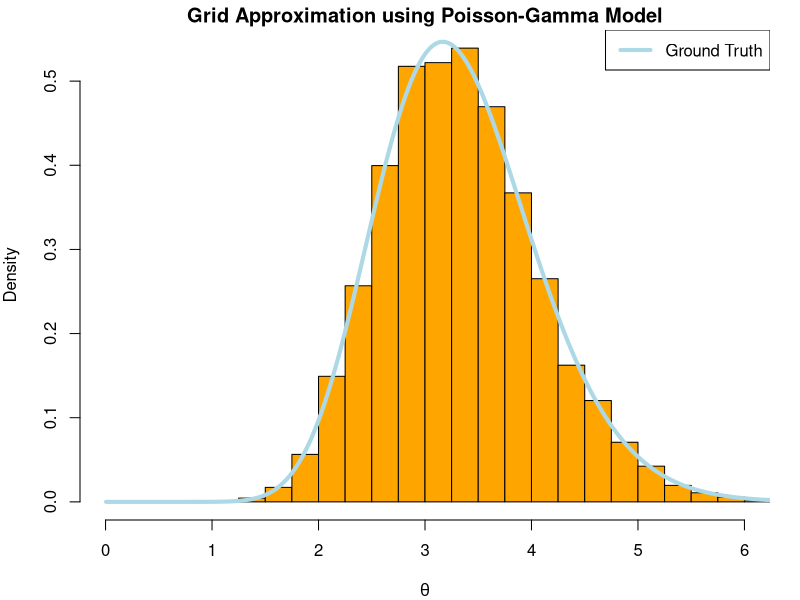
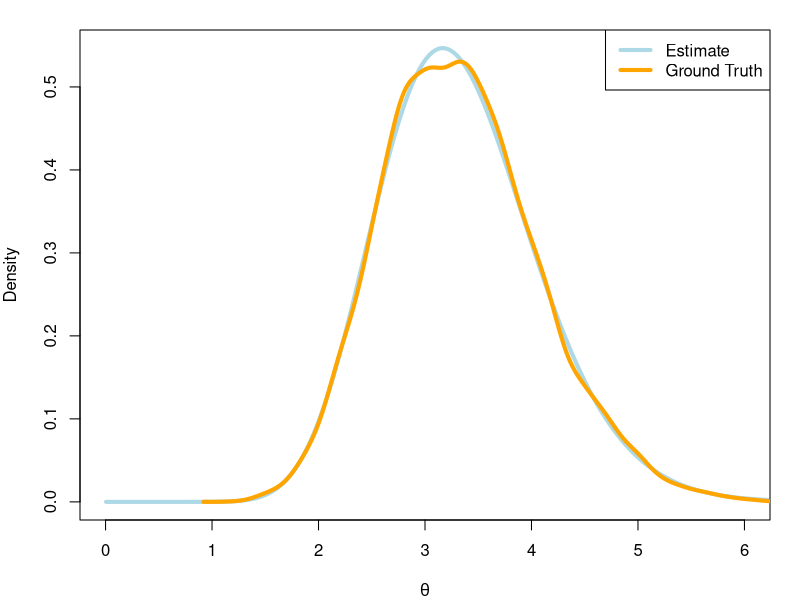
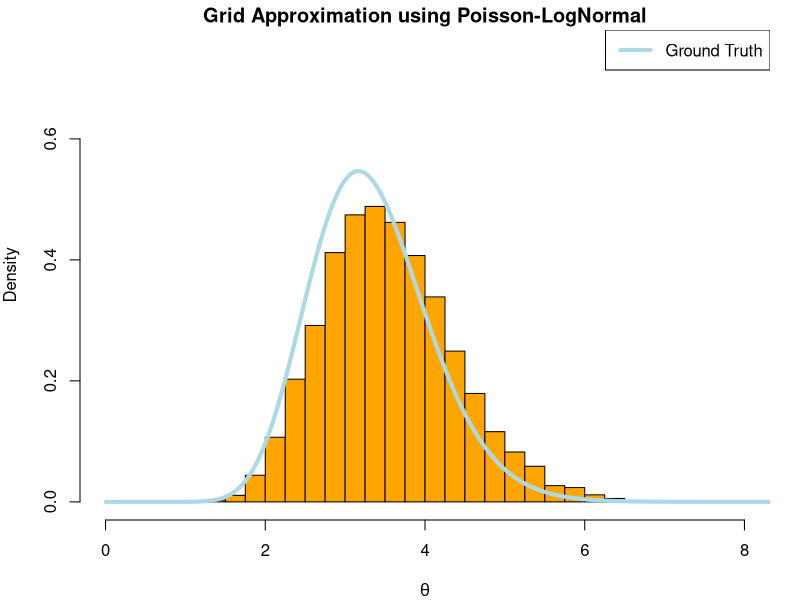
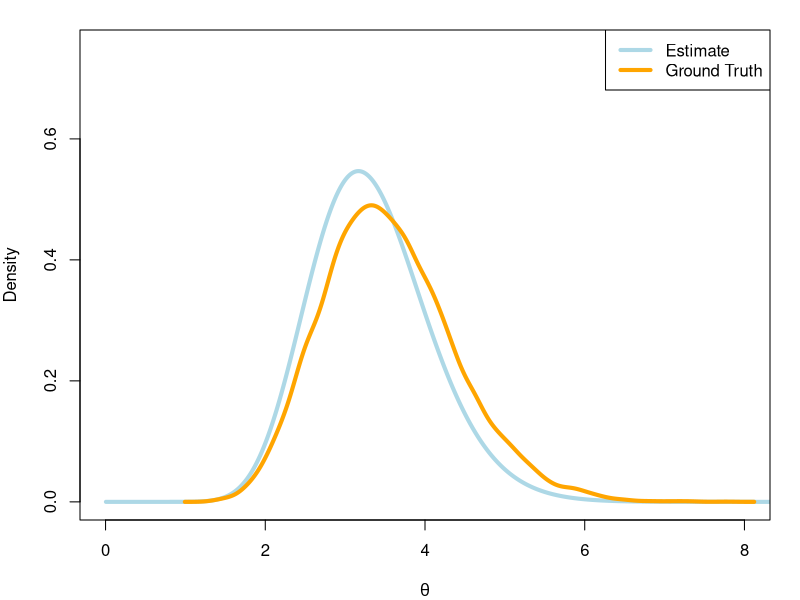
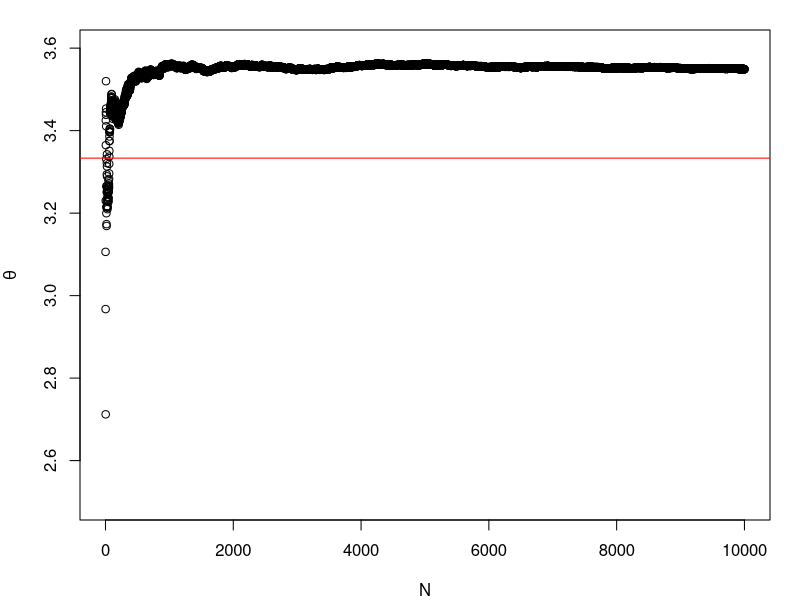
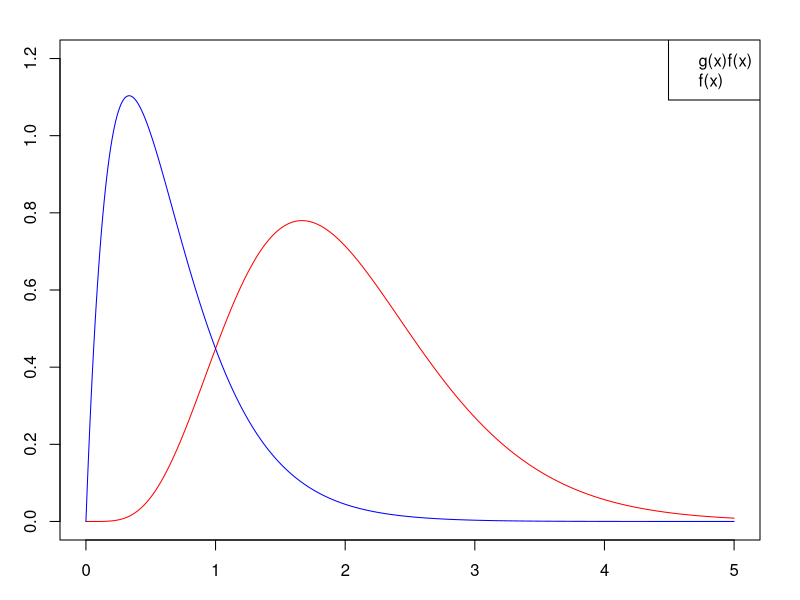
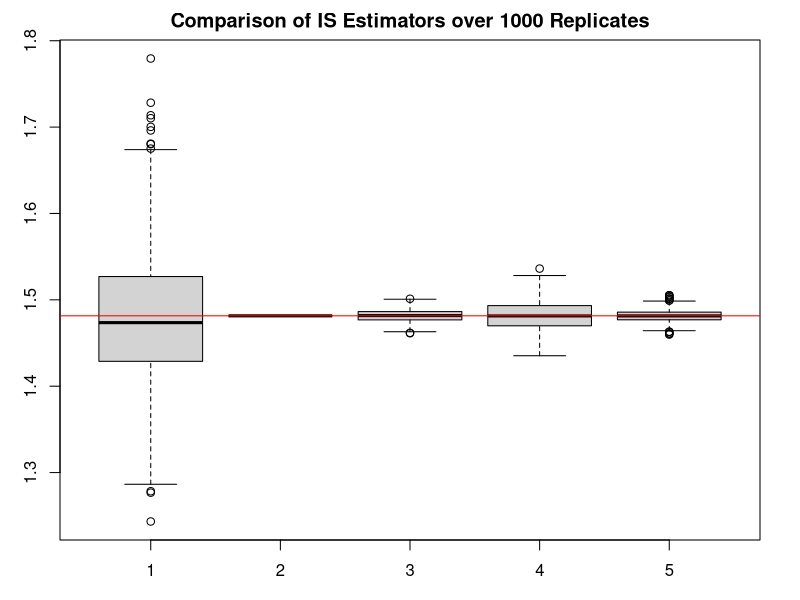
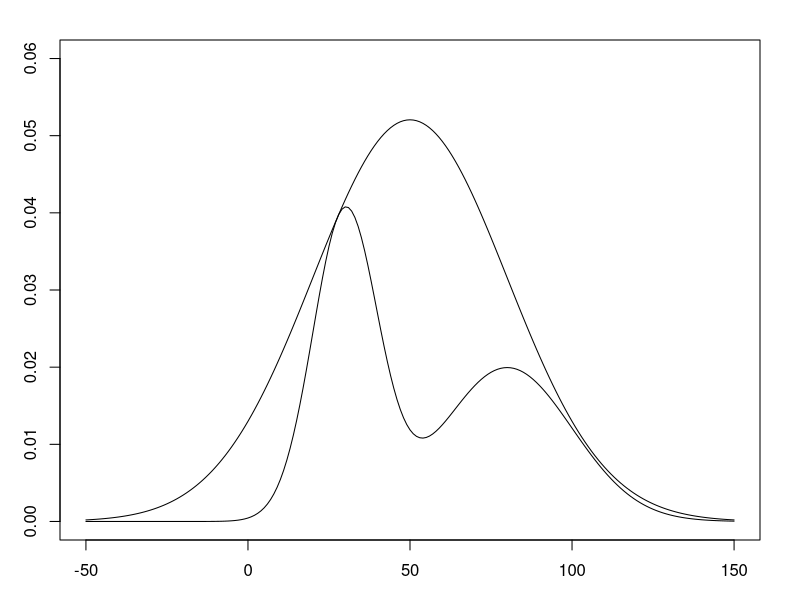

Write R code to recreate these figures, in order.
## ---- chunk 1
true_theta <- 3
a <- b <- 1
n <- 5
set.seed(123)

y <- rpois(n,true_theta)
#Un-normalized Posterior (numerator for gamma distribution)
q <- function(theta,y,n,alpha,beta){
  theta^(alpha + sum(y) - 1) * exp(-(n + beta)*theta)
}

#Explore theta on (0,25) --> Need a fixed range 
low_bound <- 0
high_bound <- 20
#Grid increment
i <- 0.01
grid <- seq(low_bound + i/2, high_bound - i/2,by = i)
n_sim <- 10000
grid_n <- length(grid)
grid_val <- q(grid,y,n,a,b)
#Normalize to create a proper categorical distribution
grid_norm <- grid_val/sum(grid_val)

## Simulate values
sim_idx <- sample(1:grid_n,n_sim,prob = grid_norm,replace = TRUE)

#Noise parameter
e <- runif(n_sim,-i/2,i/2)
theta_sim <- grid[sim_idx] + e

par(mfrow = c(1,1),mar = c(4,4,1.5,1.5))
## Visualize with histogram
hist(theta_sim,col = 'orange',breaks = seq(0,8,0.25), probability = TRUE,
     main = 'Grid Approximation using Poisson-Gamma Model',
     xlab = expression(theta),xlim = c(0,6))
lines(grid,dgamma(grid,a + sum(y),b + n),col = 'lightblue',lwd = 4)
legend('topright', legend = 'Ground Truth', col = 'lightblue',lwd = 4)
## Visualize with density estimate
plot(grid,dgamma(grid,a + sum(y),b + n), type = 'l',col = 'lightblue',lwd = 4, ylab = 'Density',
     xlab = expression(theta),xlim = c(0,6))
lines(density(theta_sim),col = 'orange',lwd = 4)
legend('topright', legend = c('Estimate','Ground Truth'), col = c('lightblue','orange'),lwd = 4)
## ---- chunk 2
#Approximating the distribution we generated in the previous example
q <- function(theta,y,n,mu,sigma2){
  theta^(sum(y) - 1) * exp(-n*theta-(log(theta)-mu)^2 / (2*sigma2))
}
mu <- 0
sigma2 <-1
#Explore theta on (0,25) --> Need a fixed range 
low_bound <- 0
high_bound <- 20
#Grid increment
i <- 0.01
grid <- seq(low_bound + i/2, high_bound - i/2,by = i)
grid_val <- q(grid,y,n,mu,sigma2)
grid_norm <- grid_val/sum(grid_val)

## Simulate values
sim_idx <- sample(1:grid_n,n_sim,prob = grid_norm,replace = TRUE)
#Noise parameter
e <- runif(n_sim,-i/2,i/2)
theta_sim <- grid[sim_idx] + e

## Visualize
par(mfrow = c(1,1),mar = c(4,4,1.5,1.5))
#plot 1
hist(theta_sim,col = 'orange',breaks = seq(0,8,0.25), probability = TRUE,
     main = 'Grid Approximation using Poisson-LogNormal',
     xlab = expression(theta),xlim = c(0,8),ylim = c(0,0.75))
lines(grid,dgamma(grid,a + sum(y),b + n),col = 'lightblue',lwd = 4)
legend('topright', legend = 'Ground Truth', col = 'lightblue',lwd = 4)
##plot 2

plot(grid,dgamma(grid,a + sum(y),b + n), type = 'l',col = 'lightblue',lwd = 4, ylab = 'Density',
     xlab = expression(theta),xlim = c(0,8),ylim = c(0,0.75))
lines(density(theta_sim),col = 'orange',lwd = 4)
legend('topright', legend = c('Estimate','Ground Truth'), col = c('lightblue','orange'),lwd = 4)

## ---- chunk 3
a_n <- a + sum(y)
b_n <- b + n
#True Expected Posterior
a_n/b_n
#Simulated Posterior Mean
mean(theta_sim)
theta_est <- cumsum(theta_sim)/1:length(theta_sim)
plot(1:length(theta_sim),theta_est,ylim = c(2.5,3.6),
     ylab = expression(theta),
     xlab = 'N')
abline(h = a_n/b_n,col = 'red')
## ---- chunk 4
#True Posterior variance
a_n/(b_n^2)
#Simulated Posterior variance
var(theta_sim)
## ---- chunk 5
#True Posterior
pgamma(3,a_n,b_n,lower.tail = FALSE)
#Simulated Posterior
mean(theta_sim > 3)

## ---- chunk 6
conf <- 0.05

#True 95% credible interval lower bound
qgamma(conf/2,a_n,b_n)
#Estimated 95% credible interval lower bound
quantile(theta_sim,conf/2)
## ---- chunk 7
#True 95% credible interval upper bound
qgamma(1- conf/2,a_n,b_n)
#Estimated 95% credible interval upper bound
quantile(theta_sim,1- conf/2)
## ---- chunk 8
a <- 2
b <- 3
r <- 4
true_expec <- gamma(a + r)/((b^r) *gamma(a))
x <- seq(0,5,by = 0.01)
y <- x^r
par(mar=c(3,3,2,2))
plot(x,y*dgamma(x,2,3),type = 'l',col = 'red',
     xlab = 'X',ylab = '',ylim = c(0,1.2))
lines(x,dgamma(x,2,3),col = 'blue')
legend('topright',legend = c('g(x)f(x)','f(x)'),col = c('red','blue'))
## ---- chunk 9
runs <- 1000
samples <- 10000
estimates <- matrix(0,nrow = runs,ncol = 5)
for (run in 1:runs){
  X1 <- rgamma(samples,a,b)
  X2 <- rgamma(samples,6,3)
  X3 <- rt(samples,5) + 2
  X4 <- rnorm(samples,3,2)
  X5 <- rgamma(samples,5,2)
  Y1 <- (X1^r)
  Y2 <- (X2^r)*dgamma(X2,a,b)/dgamma(X2,6,3)
  Y3 <- (X3^r)*dgamma(X3,a,b)/dt(X3-2,5)
  Y4 <- (X4^r)*dgamma(X4,a,b)/dnorm(X4,3,2)
  Y5 <- (X5^r)*dgamma(X5,a,b)/dgamma(X5,5,2)
  estimates[run,] <- c(mean(Y1),mean(Y2),
                       mean(Y3),mean(Y4),mean(Y5))
}
par(mar=c(3,3,2,2))
boxplot(estimates)
title('Comparison of IS Estimators over 1000 Replicates')
abline(h = true_expec,col = 'red')
## ---- chunk 10
true_dist <- function(x){   return(dnorm(x,30,10)+ dnorm(x,80,20))  } 
estim_dist <- function(x){   return(dnorm(x,50,30)) } 
x <- seq(-50,150) 
c <- max(true_dist(x)/estim_dist(x)) 
plot(x,true_dist(x),type = 'l',ylim = c(0,0.06)) 
lines(x,c*estim_dist(x)) 
## ---- chunk 11
rej_sample <- function(n,c){   
  x <- rnorm(n,50,30)  
  k <- runif(n)   
  return(x[true_dist(x)/(c*estim_dist(x)) > k]) }
rej_x <- rej_sample(100000,c) 
hist(rej_x,freq = F, ylim = c(0,0.02)) 
lines(x = density(x = rej_x))
## ---- chunk 12
y <- c(0,0)
rho <- -0.7
set.seed(111)
mu1_sample <- function(y, rho, mu2) rnorm(1, y[1] + rho * (mu2-y[2]), sqrt(1-rho^2))
mu2_sample <- function(y, rho, mu1) rnorm(1, y[2] + rho * (mu1-y[1]), sqrt(1-rho^2))

n_sim <- 100
mu1 <- mu2 <- numeric(n_sim)
mu1[1] <- mu2[1] <- 2
for (i in 2:n_sim){
  mu1[i] <- mu1_sample(y,rho,mu2[i-1])
  mu2[i] <- mu2_sample(y,rho,mu1[i])
}

library(ggplot2)
library(gganimate)
gibbs_df <- data.frame(mu1,mu2, iteration = 1:n_sim)
gibbs_df$start <- '-'
gibbs_df$start[1] <- "Start"

ggplot(gibbs_df,aes(mu1,mu2,shape = start)) + 
  geom_point() + geom_path(aes(group = 'all'))  + 
  theme(panel.grid.major = element_blank(),
        panel.grid.minor = element_blank(),
panel.background = element_blank(),
axis.line = element_line(colour = "black"))

ggplot(gibbs_df,aes(mu1,mu2,shape = start)) + 
  geom_path( aes(group = 'all'))  + 
  theme(panel.grid.major = element_blank(),
        panel.grid.minor = element_blank(),
panel.background = element_blank(),
axis.line = element_line(colour = "black")) +
  labs(title = 'Iteration: {frame_along}') +
  transition_reveal(along = iteration)
anim_save('mcmc.gif', animation = last_animation(), path = NULL)
## ---- chunk 13
covar <- matrix(c(1,rho,rho,1),ncol =2)

X <- MASS::mvrnorm(n_sim,y,covar)

par(mfrow = c(1,2))
 plot(mu1, mu2, pch = 16, col = 'orange',
       xlim = c(-4,4), ylim = c(-4,4), asp = 1, xlab = expression(mu[1]), 
       ylab = expression(mu[2]),
      main = 'MCMC')
  plot(X[,1], X[,2], pch = 16, col = 'orange',
       xlim = c(-4,4), ylim = c(-4,4), asp = 1, xlab = expression(mu[1]), 
       ylab = expression(mu[2]),
       main = 'True Posterior')
## ---- chunk 14
t <- 10000
x <- matrix(0,nrow = 2,ncol = t)
x[,1] <- c(-2,2)
z <- c(0,0)
rho <- -0.7
covar <- matrix(c(1,rho,rho,1),ncol =2)
for (i in 2:t){
  z[1] <- rnorm(1,x[1,i-1])
  z[2] <- rnorm(1,x[2,i-1])
  A <- min(1,mvtnorm::dmvnorm(z,mean = rep(0,2),sigma = covar))
  if (runif(1) < A){
    x[,i] <- z
  } else {
    x[,i] <- x[,i-1]
  }
}
x <- as.data.frame(t(x))
ggplot(x,aes(V1,V2)) + geom_point()  + 
  theme(panel.grid.major = element_blank(),
        panel.grid.minor = element_blank(),
panel.background = element_blank(),
axis.line = element_line(colour = "black")) +
  labs(title = 'Metropolis-Hastings Algorithm Samples',
       x = expression(mu[1]),
       y = expression(mu[2]))
